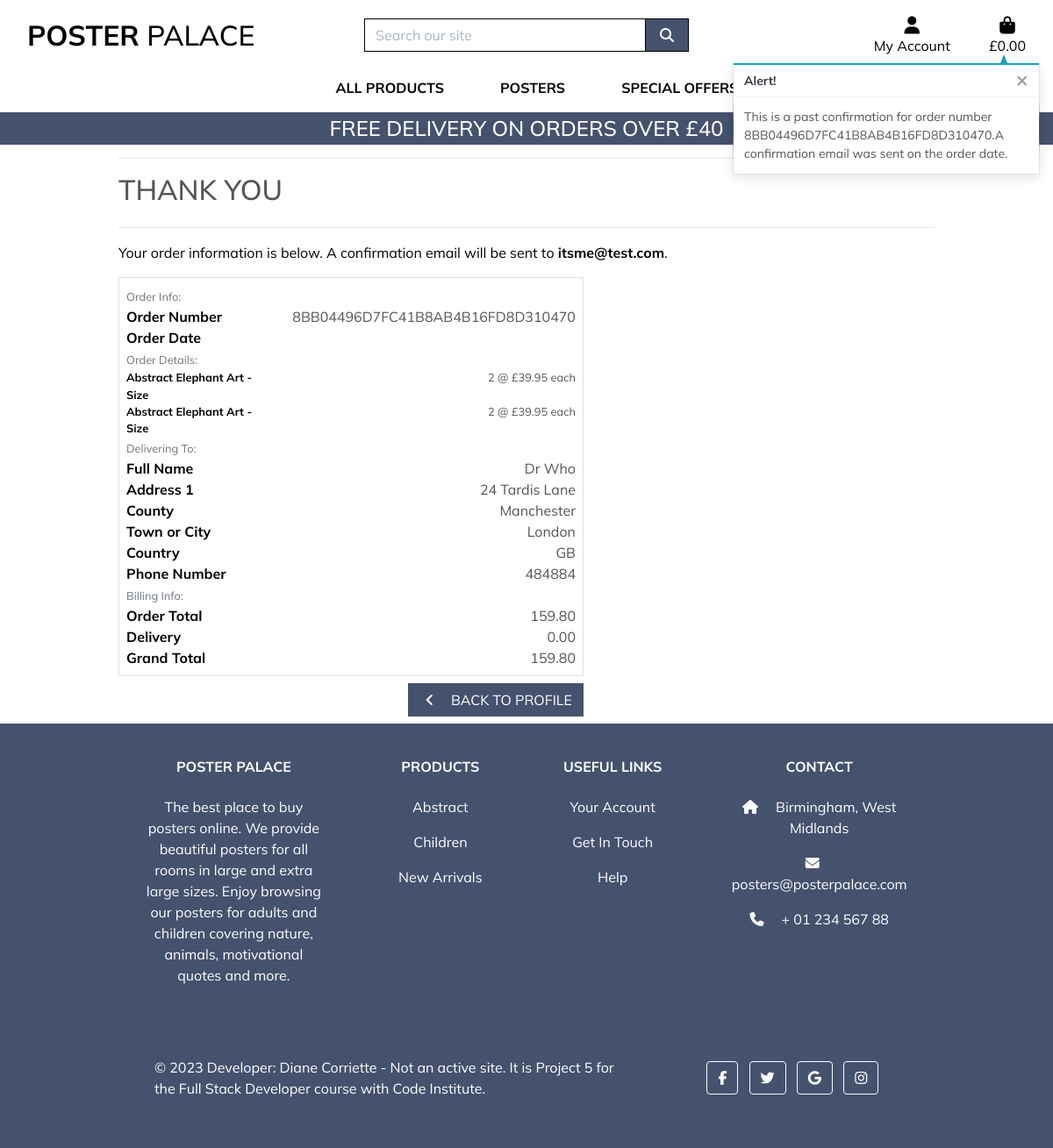
Page /profile/order_history/8BB04496D7FC41B8AB4B16FD8D310470 on the committed database.
### checkout/models.py (models this page shows, shortened)
class Order(models.Model):
    order_number = models.CharField(
        max_length=32,
        null=False,
        editable=False
    )
    buyer_profile = models.ForeignKey(
        BuyerProfile,
        on_delete=models.SET_NULL,
        null=True,
        blank=True,
        related_name='orders'
    )
    full_name = models.CharField(
        max_length=50,
        null=False,
        blank=False
    )
    email = models.EmailField(
        max_length=254,
        null=False,
        blank=False
    )
    phone_number = models.CharField(
        max_length=20,
        null=False,
        blank=False
    )
    street_address1 = models.CharField(
        max_length=80,
        null=False,
        blank=False
    )
    street_address2 = models.CharField(
        max_length=80,
        null=True,
        blank=True
    )
    town_or_city = models.CharField(
        max_length=40,
        null=False,
        blank=False
    )
    county = models.CharField(
        max_length=80,
        null=True,
        blank=True
    )
    postcode = models.CharField(
        max_length=20,
        null=True,
        blank=True
    )
    country = CountryField(
        default='GB',
        blank_label="Country *",
        null=False,
        blank=False
    )
    created = models.DateTimeField(
        auto_now_add=True
    )
    updated = models.DateTimeField(
        auto_now=True
    )
    delivery_cost = models.DecimalField(
        max_digits=6,
        decimal_places=2,
        null=False,
        default=0
    )
    order_total = models.DecimalField(
        max_digits=10,
        decimal_places=2,
        null=False,
        default=0
    )
    grand_total = models.DecimalField(
        max_digits=10,
        decimal_places=2,
        null=False,
        default=0
    )
    original_bag = models.TextField(
        null=False,
        blank=False,
        default=''
    )
    stripe_pid = models.CharField(
        max_length=254,
        null=False,
        blank=False,
        default=''
    )
    class Meta:
        ordering = ['-created']
        verbose_name_plural = 'orders'

class OrderLineItem(models.Model):
    order = models.ForeignKey(
        Order,
        null=False,
        blank=False,
        on_delete=models.CASCADE,
        related_name='lineitems'
    )
    product = models.ForeignKey(
        Product,
        null=False,
        blank=False,
        on_delete=models.CASCADE
    )
    product_size = models.CharField(
        max_length=2,
        null=True,
        blank=False
    )  # L, XL
    quantity = models.IntegerField(
        null=False,
        blank=False,
        default=0
    )
    lineitem_total = models.DecimalField(
        max_digits=6,
        decimal_places=2,
        null=False,
        blank=False,
        editable=False
    )

### products/models.py (models this page shows, shortened)
class Product(models.Model):
    sku = models.CharField(max_length=15,
                           default=get_random_string,
                           null=True, blank=True)
    name = models.CharField(max_length=200)
    slug = models.SlugField(max_length=200, unique=True)
    image = models.ImageField(null=True, blank=True)
    description = models.TextField(blank=True)
    sizes = models.BooleanField(default=False, null=True, blank=True)
    price = models.DecimalField(default=9.95, max_digits=8, decimal_places=2)
    category = models.ForeignKey('Category', null=True,
                                 blank=True, on_delete=models.SET_NULL)
    available = models.BooleanField(default=True)
    rating = models.DecimalField(max_digits=7, decimal_places=2,
                                 null=True, blank=True)
    created = models.DateTimeField(auto_now_add=True)
    updated = models.DateTimeField(auto_now=True)

### profiles/views.py (the view)
def order_history(request, order_number):
    order = get_object_or_404(Order, order_number=order_number)
    messages.info(request, (
        f'This is a past confirmation for order number {order_number}.'
        'A confirmation email was sent on the order date.'
    ))
    template = 'checkout/checkout_success.html'
    context = {
        'order': order,
        'from_profile': True,
    }
    return render(request, template, context)

### bag/contexts.py (called while the page is built, shortened)
def bag_contents(request):
    bag_items = []
    total = 0
    product_count = 0
    bag = request.session.get('bag', {})
    if total < settings.FREE_DELIVERY_THRESHOLD:
        delivery = total * Decimal(settings.STANDARD_DELIVERY_PERCENTAGE / 100)
        free_delivery_delta = settings.FREE_DELIVERY_THRESHOLD - total
    else:
        delivery = 0
        free_delivery_delta = 0
    grand_total = delivery + total
    context = {
        'bag_items': bag_items,
        'total': total,
        'product_count': product_count,
        'delivery': delivery,
        'free_delivery_delta': free_delivery_delta,
        'free_delivery_threshold': settings.FREE_DELIVERY_THRESHOLD,
        'grand_total': grand_total,
    }
    return context

### checkout/templates/checkout/checkout_success.html (shortened to what this page needs)
{% extends "base.html" %}
{% load static %}
{% block extra_css %}
    <link rel="stylesheet" href="{% static 'checkout/css/checkout.css' %}">
{% endblock %}
{% block page_header %}
    <div class="container header-container">
    </div>
{% endblock %}
{% block content %}
    <div class="overlay"></div>
    <div class="container">
        <div class="row">
            <div class="col">
                <hr>
                <h2 class="logo-font mb-4">Thank You</h2>
                <hr>
                <p class="text-black">Your order information is below. A confirmation email will be sent to <strong>{{ order.email }}</strong>.</p>
            </div>
        </div>
        <div class="row">
            <div class="col-12 col-lg-7">
                <div class="order-confirmation-wrapper p-2 border">
                    <div class="row">
                        <div class="col">
                            <small class="text-muted">Order Info:</small>
                        </div>
                    </div>
                    <div class="row">
                        <div class="col-12 col-md-4">
                            <p class="mb-0 text-black font-weight-bold">Order Number</p>
                        </div>
                        <div class="col-12 col-md-8 text-md-right">
                            <p class="mb-0">{{ order.order_number }}</p>
                        </div>
                    </div>
                    <div class="row">
                        <div class="col-12 col-md-4">
                            <p class="mb-0 text-black font-weight-bold">Order Date</p>
                        </div>
                        <div class="col-12 col-md-8 text-md-right">
                        </div>
                    </div>
                    <div class="row">
                        <div class="col">
                            <small class="text-muted">Order Details:</small>
                        </div>
                    </div>
                    {% for item in order.lineitems.all %}
                    <div class="row">
                        <div class="col-12 col-md-4">
                            <p class="small mb-0 text-black font-weight-bold">
                                {{ item.product.name }} - Size {{ item.product.size }}
                            </p>
                        </div>
                        <div class="col-12 col-md-8 text-md-right">
                            <p class="small mb-0">{{ item.quantity }} {{ item.size }} @ &#163;{{ item.product.price }} each</p>
                        </div>
                    </div>
                    {% endfor %}
                    <div class="row">
                        <div class="col">
                            <small class="text-muted">Delivering To:</small>
                        </div>
                    </div>
                    <div class="row">
                        <div class="col-12 col-md-4">
                            <p class="mb-0 text-black font-weight-bold">Full Name</p>
                        </div>
                        <div class="col-12 col-md-8 text-md-right">
                            <p class="mb-0">{{ order.full_name }}</p>
                        </div>
                    </div>
                    <div class="row">
                        <div class="col-12 col-md-4">
                            <p class="mb-0 text-black font-weight-bold">Address 1</p>
                        </div>
                        <div class="col-12 col-md-8 text-md-right">
                            <p class="mb-0">{{ order.street_address1 }}</p>
                        </div>
                    </div>
                    {% if order.county %}
                    <div class="row">
                        <div class="col-12 col-md-4">
                            <p class="mb-0 text-black font-weight-bold">County</p>
                        </div>
                        <div class="col-12 col-md-8 text-md-right">
                            <p class="mb-0">{{ order.county }}</p>
                        </div>
                    </div>
                    {% endif %}
                    <div class="row">
                        <div class="col-12 col-md-4">
                            <p class="mb-0 text-black font-weight-bold">Town or City</p>
                        </div>
                        <div class="col-12 col-md-8 text-md-right">
                            <p class="mb-0">{{ order.town_or_city }}</p>
                        </div>
                    </div>
                    <div class="row">
                        <div class="col-12 col-md-4">
                            <p class="mb-0 text-black font-weight-bold">Country</p>
                        </div>
                        <div class="col-12 col-md-8 text-md-right">
                            <p class="mb-0">{{ order.country }}</p>
                        </div>
                    </div>
                    <div class="row">
                        <div class="col-12 col-md-4">
                            <p class="mb-0 text-black font-weight-bold">Phone Number</p>
                        </div>
                        <div class="col-12 col-md-8 text-md-right">
                            <p class="mb-0">{{ order.phone_number }}</p>
                        </div>
                    </div>
                    <div class="row">
                        <div class="col">
                            <small class="text-muted">Billing Info:</small>
                        </div>
                    </div>
                    <div class="row">
                        <div class="col-12 col-md-4">
                            <p class="mb-0 text-black font-weight-bold">Order Total</p>
                        </div>
                        <div class="col-12 col-md-8 text-md-right">
                            <p class="mb-0">{{ order.order_total }}</p>
                        </div>
                    </div>
                    <div class="row">
                        <div class="col-12 col-md-4">
                            <p class="mb-0 text-black font-weight-bold">Delivery</p>
                        </div>
                        <div class="col-12 col-md-8 text-md-right">
                            <p class="mb-0">{{ order.delivery_cost }}</p>
                        </div>
                    </div>
                    <div class="row">
                        <div class="col-12 col-md-4">
                            <p class="mb-0 text-black font-weight-bold">Grand Total</p>
                        </div>
                        <div class="col-12 col-md-8 text-md-right">
                            <p class="mb-0">{{ order.grand_total }}</p>
                        </div>
                    </div>
                </div>
            </div>
        </div>
        <div class="row">
			<div class="col-12 col-lg-7 text-right">
                {% if from_profile %}
                    <a href="{% url 'profile' %}" class="btn btn-black rounded-0 my-2">
                        <span class="icon mr-2">
                            <i class="fas fa-angle-left"></i>
                        </span>
                        <span class="text-uppercase">Back to Profile</span>
                    </a>
                {% endif %}
			</div>
		</div>
    </div>
{% endblock %}

### static/css/style.css (style rules this page uses)
body { color: #555; font-family: 'Mulish', sans-serif; height: 100vh; }
.icon { align-items: center; display: inline-flex; justify-content: center; height: 1.5rem; width: 1.5rem; }
.logo-font { text-transform: uppercase; }
.btn-black { background: #45526e; color: white; }
.text-black { color: #000 !important; }
.overlay { height: 100%; width: 100%; top: 0; left: 0; position: fixed; background: white; z-index: -1; }
@media (min-width: 1200px) { .container { max-width: 80%; } }
@media (min-width: 992px) { .header-container { padding-top: 164px; } }

### rows in the picture
Order: email "itsme@test.com", order_number "8BB04496D7FC41B8AB4B16FD8D310470", full_name "Dr Who", street_address1 "24 Tardis Lane", county "Manchester", town_or_city "London", country "GB", phone_number "484884", order_total "159.80", delivery_cost "0.00", grand_total "159.80"
OrderLineItem: product.name "Abstract Elephant Art", quantity "2", product.price "39.95"
OrderLineItem: product.name "Abstract Elephant Art", quantity "2", product.price "39.95"

### other values in the picture
{{ free_delivery_threshold }} "40"
{{ message }} "This is a past confirmation for order number 8BB04496D7FC41B8AB4B16FD8D310470.A confirmation email was sent on the order date."
